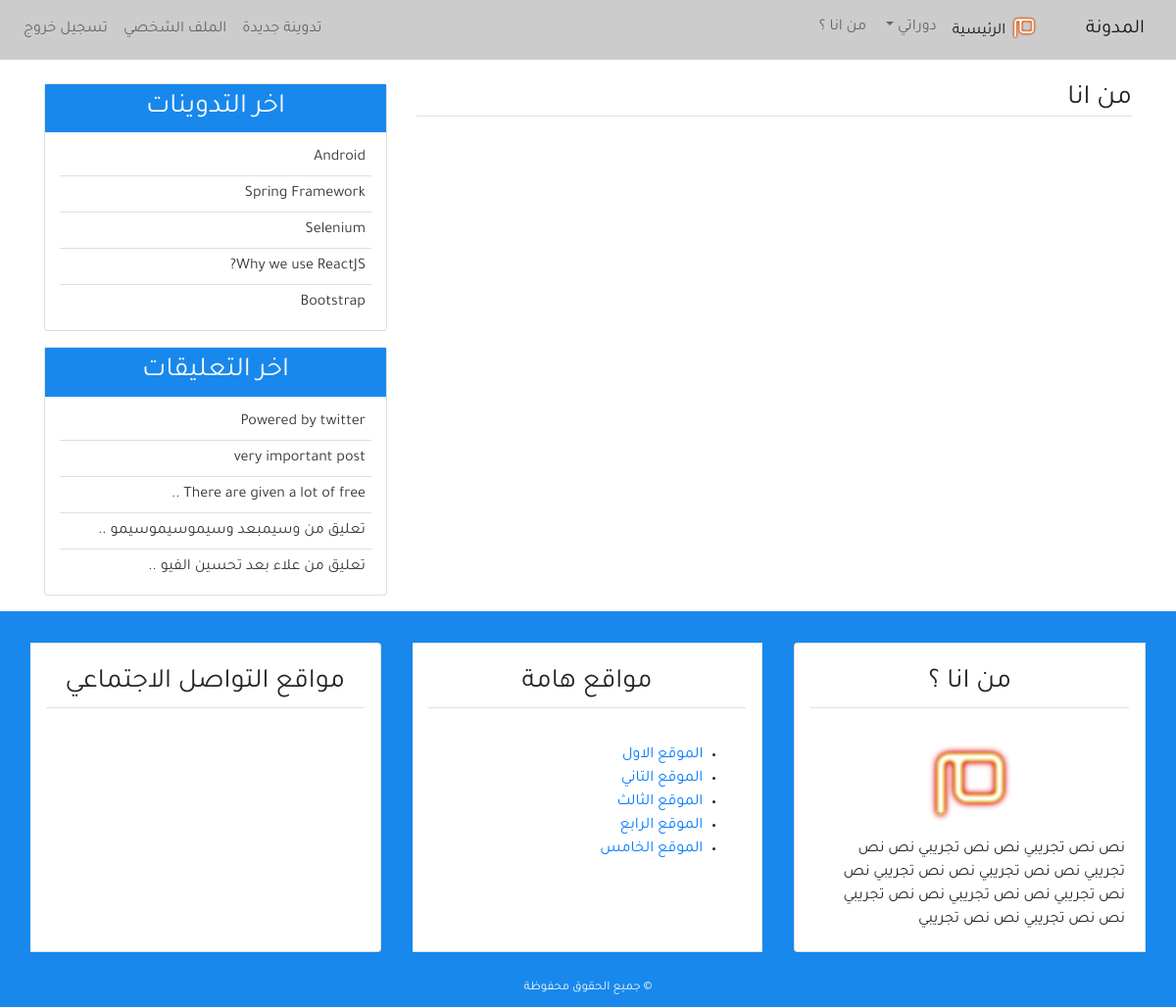
The page /about/ (signed in) on the database its author committed.
### blog/models.py (models this page shows, shortened)
class Post(models.Model):
    title = models.CharField(max_length=100, blank=True, null=True)
    content = models.TextField()
    post_date = models.DateTimeField(default=timezone.now )
    post_update = models.DateTimeField(auto_now = True)
    author = models.ForeignKey(User, on_delete=models.CASCADE)
    class Meta :
        ordering = ('-post_date',)

class Comment(models.Model):
    name = models.CharField(max_length=50, verbose_name ='الاسم ' )
    email = models.EmailField(verbose_name ='البريد الالكتروني')
    body = models.TextField(verbose_name =' التعليق ')
    comment_date = models.DateTimeField(auto_now_add=True)
    active = models.BooleanField(default=True)
    post = models.ForeignKey(Post, related_name='comments', on_delete=models.CASCADE)
    class Meta :
        ordering = ('-comment_date',)

### blog/views.py (the view)
# urls.py: path('about/', views.about, name='about'),
def about(request) :
    return render(request,'blog/about.html', {'title' : 'من انا'})

### blog/templatetags/post_tag.py (called while the page is built)
@register.inclusion_tag('blog/latest_posts.html')  #decorator
def latest_posts() : #simple python function
    context ={
        'l_posts' :Post.objects.all()[0:5]
    }
    return context

@register.inclusion_tag('blog/latest_comments.html')  #decorator
def latest_comments() : #simple python function
    context ={
        'l_comments' : Comment.objects.filter(active = True)[:5],
    }
    return context

### blog/templates/blog/about.html
{% extends 'blog/base.html' %}
{% block content %}
<h3 class="border-bottom"> من انا  </h3>
{% endblock content %}

### blog/templates/blog/latest_posts.html
<ul class="list-group-flush latest-post">
    {% for post  in l_posts  %}
      <li class="list-group-item latest-post-item" >
           <a class="text-dark" href="{% url 'detail' post.pk  %}"> {{post.title}} </a>
      </li>
    {% endfor %}
</ul>

### blog/templates/blog/latest_comments.html
<ul class="list-group-flush latest-comment">
    {% for comment  in l_comments  %}
      <li class="list-group-item latest-comment-item" >
           <a class="text-dark" href="{% url 'detail' comment.post.pk  %}">
            {% if comment.body|length > 25 %}
            {{comment.body|slice:'30'}} ..
            {% else %}
            {{comment.body}}
            {% endif %}
          </a>
      </li>
      {% empty %}
      <li class="list-group-item latest-comment-item" >  لا يوجد تعليقات </li>
    {% endfor %}
</ul>

### blog/static/blog/css/main.css (style rules this page uses)
html,body { direction: rtl; text-align: right; }
body { font-family: 'Tajawal' , sans-serif; }
.latest-post, .latest-comment { padding: 0 15px; }
.latest-post .latest-post-item, .latest-comment .latest-comment-item { padding: 6px; }
.latest-post li:first-child, .latest-comment li:first-child { border-top: 0; }
.latest-post li:last-child, .latest-comment li:last-child { border-bottom: 0; padding-bottom: 0; }

### rows shown on the page
Post: title "Android"
Post: title "Spring Framework"
Post: title "Selenium"
Post: title "Why we use ReactJS?"
Post: title "Bootstrap"
Comment: body "Powered by twitter"
Comment: body "very important post"
Comment: body "There are given a lot of free"
Comment: body "تعليق من وسيمبعد وسيموسيموسيمو"
Comment: body "تعليق من علاء بعد تحسين الفيو"
